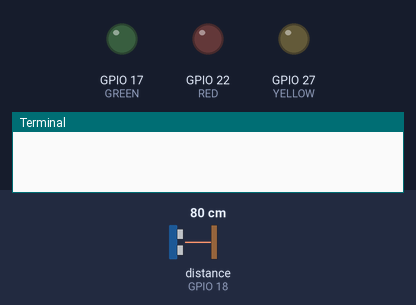
A program run on a simulated Raspberry Pi (BCM pin numbers). Shown: output pins drawn as LEDs (lit = HIGH), the last lines printed to the terminal. Inputs (shaded band) come from the test bench; at power-on: distance to the obstacle (sensor on GPIO 18) 80 cm. The echo pulse lasts 58.3 µs per cm; the clock reads 2024-03-15 10:24:30 at power-on unless the program sets it; pins used as bus, display or sensor lines are not drawn.

Above: at 0.01 s.
At 1.2 s:
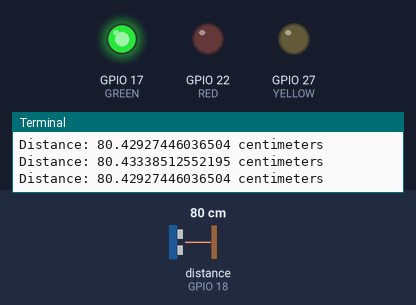
1.3 s: distance to the obstacle (sensor on GPIO 18) set to 32 cm
2.8 s: distance to the obstacle (sensor on GPIO 18) set to 26 cm
At 4.1 s:
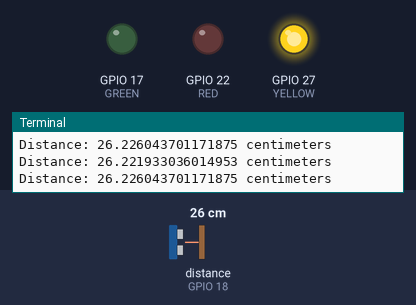
Timing chart, 0 to 5.8 s (numbered marks = the images above; inputs shaded):
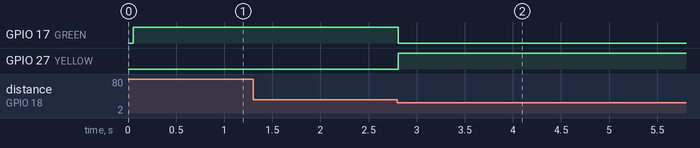

Measured:
- the behaviour switches between 30 and 29 cm on distance to the obstacle (sensor on GPIO 18) (found by bisection; images 1 and 2)
- after the input at 2.8 s, GPIO 17 (GREEN): HIGH → LOW at once; GPIO 27 (YELLOW): LOW → HIGH at once

The program:

main.py
```python
import RPi.GPIO as GPIO
import time

GPIO.setmode(GPIO.BCM)
GPIO.setwarnings(False)
GPIO.cleanup()

TRIG = 4
ECHO = 18

GPIO.setup(TRIG, GPIO.OUT)
GPIO.setup(ECHO, GPIO.IN)

GREEN =17
YELLOW =27
RED =22

GPIO.setup(GREEN,GPIO.OUT)
GPIO.setup(YELLOW,GPIO.OUT)
GPIO.setup(RED,GPIO.OUT)

# region Functions
def get_distance():
    GPIO.output(TRIG, True)
    time.sleep(0.00001)
    GPIO.output(TRIG, False)

    while GPIO.input(ECHO) == False:
        start = time.time()

    while GPIO.input(ECHO) == True:
        end = time.time()
        sig_time = end - start

    return sig_time / 0.000058

def green_light():
    GPIO.output(GREEN,GPIO.HIGH)
    GPIO.output(YELLOW,GPIO.LOW)
    GPIO.output(RED,GPIO.LOW)

def yellow_light():
    GPIO.output(GREEN,GPIO.LOW)
    GPIO.output(YELLOW,GPIO.HIGH)
    GPIO.output(RED,GPIO.LOW)

def red_light():
    GPIO.output(GREEN,GPIO.LOW)
    GPIO.output(YELLOW,GPIO.LOW)
    GPIO.output(RED,GPIO.HIGH)
# endregion

while True:
    time.sleep(.05)

    distance = get_distance()
    print('Distance: {} centimeters'.format(distance))

    if distance >= 30:
        green_light()
    elif 30 > distance > 10:
        yellow_light()
    elif distance <= 10:
        red_light()
```
